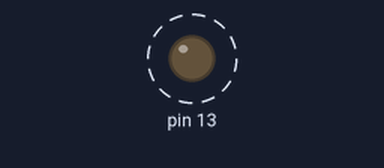
The sketch below on a simulated Arduino Uno, built with avr-gcc and run on an emulated ATmega328P. On the bench: output pins drawn as LEDs (lit = HIGH). Dashed ring = blinking.

Above: at 0.2 s.
Timing chart, 0 to 3.0 s (numbered marks = the images above):
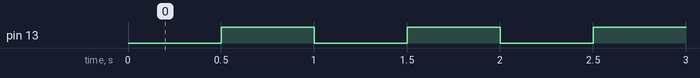

Measured:
- by itself, pin 13: alternates HIGH for 0.50 s and LOW for 0.50 s

The sketch:

CH_16_03.ino
```cpp
unsigned long blink_previous;    // 이전 점멸 시간
boolean blink_state;      // 현재 LED 상태
int blink_pin;        // LED 연결 핀
int blink_interval;     // LED 점멸 간격

void blink_init(int pin, int interval, boolean state = false) {
  blink_pin = pin;
  blink_interval = interval;
  blink_state = state;      // 디폴트값은 꺼진 상태
  blink_previous = millis();

  pinMode(blink_pin, OUTPUT);   // LED 연결 핀 출력으로 설정
  digitalWrite(blink_pin, blink_state); // LED에 초기 상태 출력
}

void blink_update() {
  unsigned long blink_current = millis(); // 현재 시각

  // LED를 반전시켜야 하는 경우
  if (blink_current - blink_previous >= blink_interval) {
    blink_previous = blink_current; // 마지막 반전 시간 갱신
    blink_state = !blink_state;   // LED 상태 반전
    digitalWrite(blink_pin, blink_state); // 현재 LED 상태 출력
  }
}

void setup() {
  blink_init(13, 500);      // LED 상태 초기화
}

void loop() {
  blink_update();       // LED 상태 갱신
}
```
